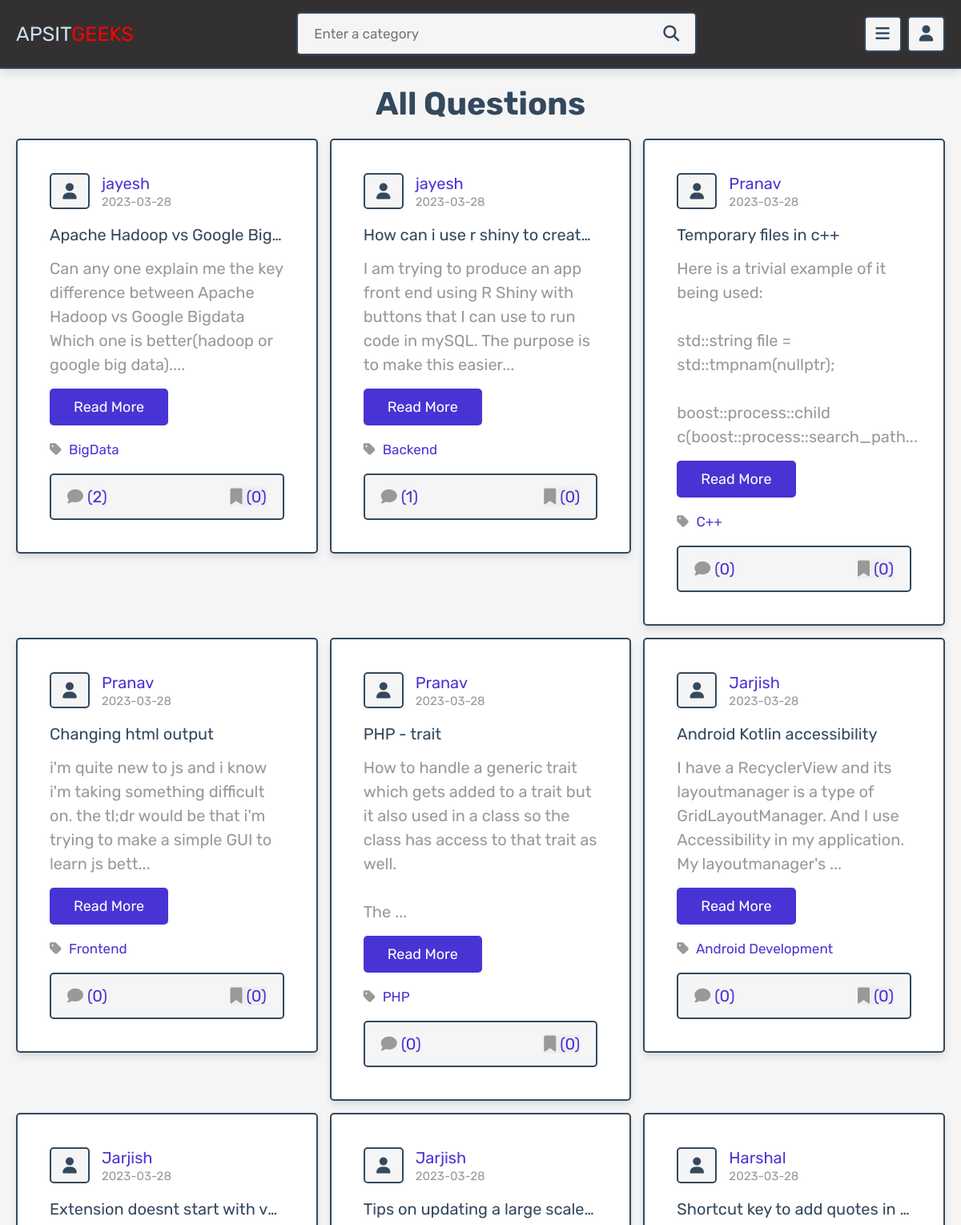
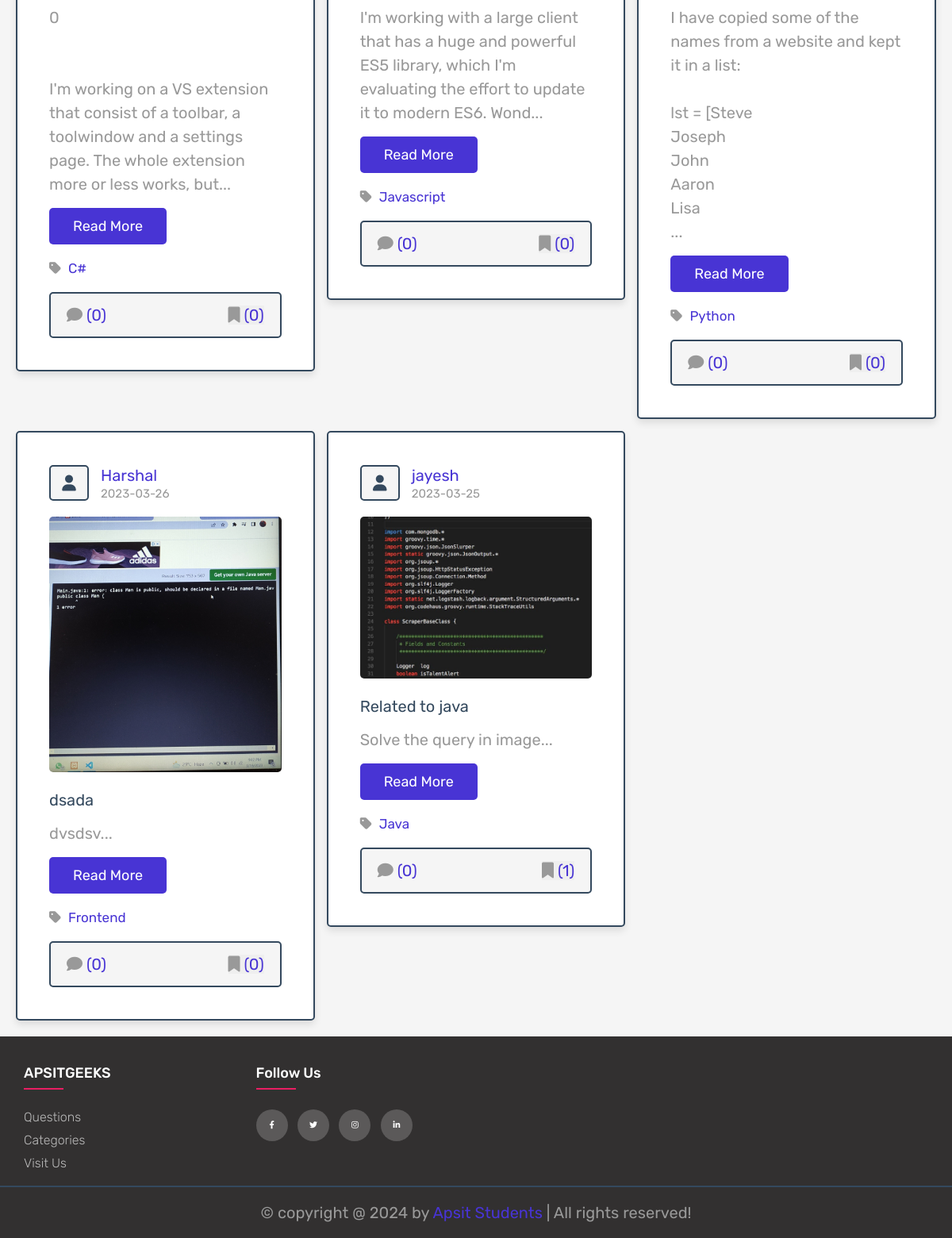
/posts.php, run on the app's committed database (2 pictures, top to bottom).
### tables this page shows
CREATE TABLE `posts` (
  `id` int(100) NOT NULL,
  `admin_id` int(100) NOT NULL,
  `name` varchar(100) NOT NULL,
  `title` varchar(100) NOT NULL,
  `content` varchar(10000) NOT NULL,
  `category` varchar(50) NOT NULL,
  `image` varchar(100) NOT NULL,
  `date` date NOT NULL DEFAULT current_timestamp(),
  `status` varchar(10) NOT NULL
);

### posts.php (the view, shortened to what this page needs)
<?php
include 'components/connect.php';
if(isset($_SESSION['user_id'])){
   $user_id = $_SESSION['user_id'];
}else{
   $user_id = '';
};
?>
<!DOCTYPE html>
<html lang="en">
<head>
   <link rel="stylesheet" href="https://cdnjs.cloudflare.com/ajax/libs/font-awesome/6.1.1/css/all.min.css">
   <link rel="stylesheet" href="css/style.css">
</head>
<body>
<?php include 'components/user_header.php'; ?>
<section class="posts-container">
   <h1 class="heading">All questions</h1>
   <div class="box-container">
      <?php
         $select_posts = $conn->prepare("SELECT * FROM `posts` WHERE status = ? ORDER BY id DESC");
         $select_posts->execute(['active']);
         if($select_posts->rowCount() > 0){
            while($fetch_posts = $select_posts->fetch(PDO::FETCH_ASSOC)){
               $post_id = $fetch_posts['id'];
               $count_post_comments = $conn->prepare("SELECT * FROM `comments` WHERE post_id = ?");
               $count_post_comments->execute([$post_id]);
               $total_post_comments = $count_post_comments->rowCount();
               $count_post_likes = $conn->prepare("SELECT * FROM `likes` WHERE post_id = ?");
               $count_post_likes->execute([$post_id]);
               $total_post_likes = $count_post_likes->rowCount();
               $confirm_likes = $conn->prepare("SELECT * FROM `likes` WHERE user_id = ? AND post_id = ?");
               $confirm_likes->execute([$user_id, $post_id]);
      ?>
      <form class="box" method="post">
         <div class="post-admin">
            <i class="fas fa-user"></i>
            <div>
               <a href="author_posts.php?author=<?= $fetch_posts['name']; ?>"><?= $fetch_posts['name']; ?></a>
               <div><?= $fetch_posts['date']; ?></div>
            </div>
         </div>
         <?php
            if($fetch_posts['image'] != ''){
         ?>
         <img src="uploaded_img/<?= $fetch_posts['image']; ?>" class="post-image" alt="">
         <?php
         }
         ?>
         <div class="post-title"><?= $fetch_posts['title']; ?></div>
         <div class="post-content content-150"><?= $fetch_posts['content']; ?></div>
         <a href="view_post.php?post_id=<?= $post_id; ?>" class="inline-btn">read more</a>
         <a href="category.php?category=<?= $fetch_posts['category']; ?>" class="post-cat"> <i class="fas fa-tag"></i> <span><?= $fetch_posts['category']; ?></span></a>
         <div class="icons">
            <a href="view_post.php?post_id=<?= $post_id; ?>"><i class="fas fa-comment"></i><span>(<?= $total_post_comments; ?>)</span></a>
            <button type="submit" name="like_post"><i class="fas fa-bookmark" style="<?php if($confirm_likes->rowCount() > 0){ echo 'color:var(--red);'; } ?>  "></i><span>(<?= $total_post_likes; ?>)</span></button>
         </div>
      </form>
      <?php
         }
      }else{
         echo '<p class="empty">no posts added yet!</p>';
      }
      ?>
   </div>
</section>
<?php include 'components/footer.php'; ?>
</body>
</html>

### components/user_header.php (shortened to what this page needs)
<header class="header">
   <section class="flex">
      <a href="home.php" class="logo">APSIT<span style = "color: red;">GEEKS</span></a>
      <form action="search.php" method="POST" class="search-form">
         <input type="text" name="search_box" class="box" maxlength="100" placeholder="Enter a category" required>
         <button type="submit" class="fas fa-search" name="search_btn"></button>
      </form>
      <div class="icons">
         <div id="menu-btn" class="fas fa-bars"></div>
         <div id="user-btn" class="fas fa-user"></div>
      </div>
   </section>
</header>

### components/footer.php
<footer class="footer">
  	 <div class="container">
  	 	<div class="row">
  	 		<div class="footer-col">
  	 			<a href="home.php"><h4>APSITGEEKS</h4></a>
  	 			<ul>
  	 				<li><a href="posts.php">Questions</a></li>
               <li><a href="all_category.php">Categories</a></li>
               <li><a href="https://www.apsit.edu.in/">Visit us</a></li>
  	 			</ul>
  	 		</div>
  	 		<div class="footer-col">
  	 			<h4>follow us</h4>
  	 			<div class="social-links">
  	 				<a href="https://www.facebook.com/" target="_blank"><i class="fab fa-facebook-f"></i></a>
  	 				<a href="https://www.twitter.com/"  target="_blank"><i class="fab fa-twitter"></i></a>
  	 				<a href="https://www.instagram.com/"  target="_blank"><i class="fab fa-instagram"></i></a>
  	 				<a href="https://www.linkedin.com/school/apsit-thane/"  target="_blank"><i class="fab fa-linkedin-in"></i></a>
  	 			</div>
			</div>
  	 	</div>
	</div>
  </footer>
  <footer>
  <p class="footer2"> &copy; copyright @ <?= date('Y'); ?> by <span style="color= white;">Apsit Students</span> | All rights reserved!</p>
  </footer>

### data on the page
posts: name "jayesh", date "2023-03-28", title "Apache Hadoop vs Google Big…", content "Can any one explain me the key difference between Apache Hadoop vs Google Bigdata Which one is better(hadoop or google big data).", category "BigData", total_post_comments "2", total_post_likes "0"
posts: name "jayesh", date "2023-03-28", title "How can i use r shiny to creat…", content "I am trying to produce an app front end using R Shiny with buttons that I can use to run code in mySQL. The purpose is to make this easier", category "Backend", total_post_comments "1", total_post_likes "0"
posts: name "Pranav", date "2023-03-28", title "Temporary files in c++", content "Here is a trivial example of it being used: std::string file = std::tmpnam(nullptr); boost::process::child c(boost::process::search_path", category "C++", total_post_comments "0", total_post_likes "0"
posts: name "Pranav", date "2023-03-28", title "Changing html output", content "i'm quite new to js and i know i'm taking something difficult on. the tl;dr would be that i'm trying to make a simple GUI to learn js bett", category "Frontend", total_post_comments "0", total_post_likes "0"
posts: name "Pranav", date "2023-03-28", title "PHP - trait", content "How to handle a generic trait which gets added to a trait but it also used in a class so the class has access to that trait as well. The", category "PHP", total_post_comments "0", total_post_likes "0"
posts: name "Jarjish", date "2023-03-28", title "Android Kotlin accessibility", content "I have a RecyclerView and its layoutmanager is a type of GridLayoutManager. And I use Accessibility in my application. My layoutmanager's", category "Android Development", total_post_comments "0", total_post_likes "0"
posts: name "Jarjish", date "2023-03-28", title "Extension doesnt start with v…", content "0 I'm working on a VS extension that consist of a toolbar, a toolwindow and a settings page. The whole extension more or less works, but", category "C#", total_post_comments "0", total_post_likes "0"
posts: name "Jarjish", date "2023-03-28", title "Tips on updating a large scale…", content "I'm working with a large client that has a huge and powerful ES5 library, which I'm evaluating the effort to update it to modern ES6. Wond", category "Javascript", total_post_comments "0", total_post_likes "0"
posts: name "Harshal", date "2023-03-28", title "Shortcut key to add quotes in…", content "I have copied some of the names from a website and kept it in a list: lst = [Steve Joseph John Aaron Lisa", category "Python", total_post_comments "0", total_post_likes "0"
posts: name "Harshal", date "2023-03-26", image (picture), title "dsada", content "dvsdsv", category "Frontend", total_post_comments "0", total_post_likes "0"
posts: name "jayesh", date "2023-03-25", image (picture), title "Related to java", content "Solve the query in image", category "Java", total_post_comments "0", total_post_likes "1"
